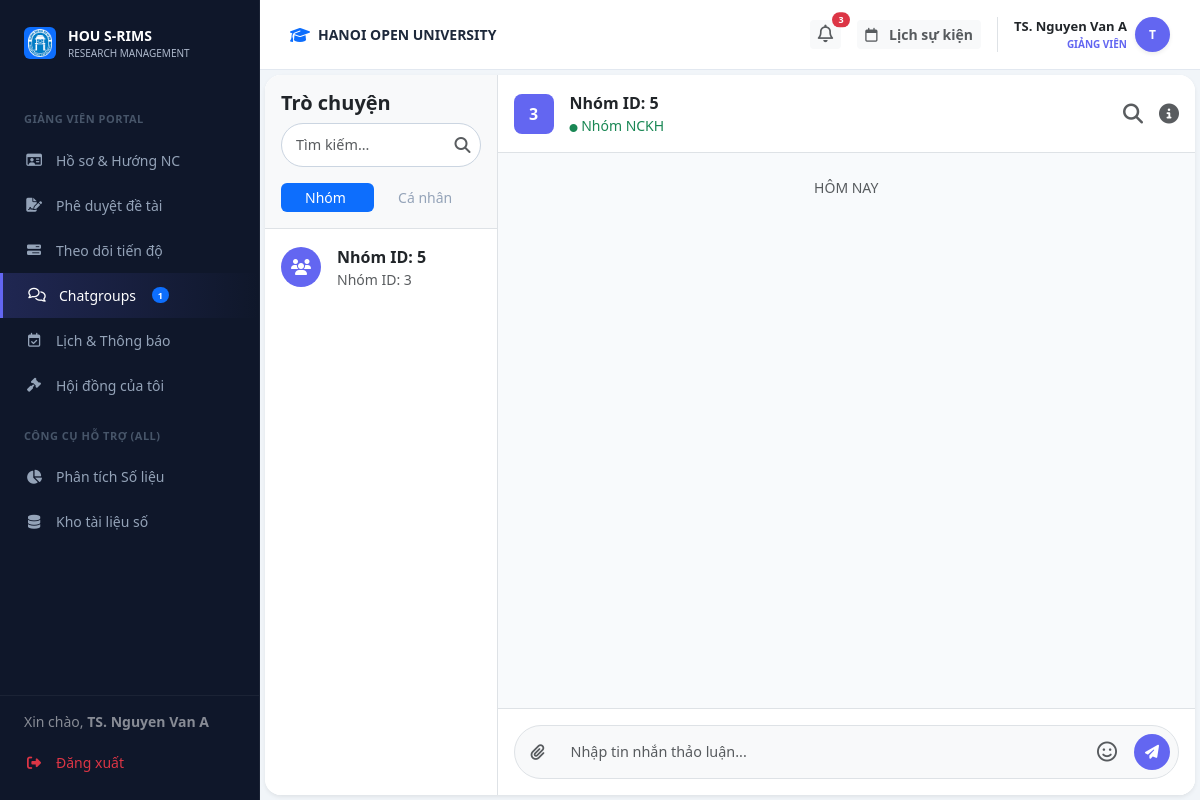
/lecturer/chat (signed in), run on the app's committed database.
### models.py (models this page shows)
class User(db.Model):
    __tablename__ = 'users'
    id = db.Column(db.Integer, primary_key=True)
    username = db.Column(db.String(50), unique=True, nullable=False)
    password_hash = db.Column(db.String(128), nullable=False)
    full_name = db.Column(db.String(100), nullable=False)
    email = db.Column(db.String(120), unique=True, nullable=False)
    phone = db.Column(db.String(20), nullable=True)
    bio = db.Column(db.Text, nullable=True)
    role = db.Column(db.String(20), nullable=False) # Admin, Lecturer, Student
    student_id = db.Column(db.String(20), nullable=True)   # MSSV for students
    faculty = db.Column(db.String(100), nullable=True)      # faculty / department
    topics_mentored = db.relationship('Topic', backref='mentor', lazy=True)
    group_memberships = db.relationship('GroupMember', backref='student', lazy=True)

class Group(db.Model):
    __tablename__ = 'groups'
    id = db.Column(db.Integer, primary_key=True)
    name = db.Column(db.String(100), nullable=False)
    batch_id = db.Column(db.Integer, db.ForeignKey('batches.id'), nullable=False)
    leader_id = db.Column(db.Integer, db.ForeignKey('users.id'), nullable=False)
    members = db.relationship('GroupMember', backref='group', lazy=True)
    topics = db.relationship('Topic', backref='group', lazy=True)

### routes/lecturer_bp.py (the view)
@lecturer_bp.route('/chat')
def chat():
    user_id = session.get('user_id')
    my_topics = Topic.query.join(Batch).filter(Topic.mentor_id == user_id, Topic.status == 'approved', Batch.status == 'active').all()
    group_ids = [t.group_id for t in my_topics if t.group_id]
    my_groups = Group.query.filter(Group.id.in_(group_ids)).all() if group_ids else []
    target_id = request.args.get('target_id')
    target_user = None
    if target_id:
        target_user = User.query.get(target_id)
    return render_template('lecturer/chat.html', my_groups=my_groups, target_user=target_user)

### templates/lecturer/chat.html (shortened to what this page needs)
{% extends "layouts/lecturer_layout.html" %}
{% block lecturer_content %}
<div id="view-l-chat" class="fade-in">
                <div class="card border-0 shadow-sm rounded-4 overflow-hidden" style="height: calc(100vh - 80px);">
                    <div class="row g-0 h-100">
                        <div class="col-md-3 border-end bg-white d-flex flex-column">
                            <div class="p-3 border-bottom bg-light">
                                <h5 class="mb-2 fw-bold">Trò chuyện</h5>
                                <div class="position-relative mb-3">
                                    <input type="text" id="user-search-input" class="form-control form-control-sm rounded-pill pe-4" placeholder="Tìm kiếm..." autocomplete="off">
                                    <i class="fa-solid fa-magnifying-glass position-absolute text-muted" style="top: 50%; right: 10px; transform: translateY(-50%);"></i>
                                </div>
                                <ul class="nav nav-pills nav-fill nav-sm" id="chat-tabs" role="tablist">
                                    <li class="nav-item" role="presentation">
                                        <button class="nav-link active py-1" id="groups-tab" data-bs-toggle="tab" data-bs-target="#groups-pane" type="button" role="tab">Nhóm</button>
                                    </li>
                                    <li class="nav-item" role="presentation">
                                        <button class="nav-link py-1" id="private-tab" data-bs-toggle="tab" data-bs-target="#private-pane" type="button" role="tab">Cá nhân</button>
                                    </li>
                                </ul>
                            </div>
                            <div class="tab-content flex-grow-1 overflow-hidden d-flex flex-column">
                                <div class="tab-pane fade show active flex-grow-1 overflow-auto" id="groups-pane" role="tabpanel">
                                    <div class="list-group list-group-flush">
                                    {% if my_groups %}
                                        {% for g in my_groups %}
                                        <a href="#" class="list-group-item list-group-item-action border-0 p-3 chat-group-item" data-group-id="{{ g.id }}" onclick="updateChatHeader('{{ g.name }}', {{ g.id }})">
                                            <div class="d-flex align-items-center gap-3">
                                                <div class="bg-primary text-white rounded-circle d-flex align-items-center justify-content-center flex-shrink-0" style="width: 40px; height: 40px; background-color: #6366f1 !important;"><i class="fa-solid fa-users"></i></div>
                                                <div class="overflow-hidden">
                                                    <div class="d-flex justify-content-between">
                                                        <span class="fw-bold text-dark text-truncate">{{ g.name }}</span>
                                                    </div>
                                                    <small class="text-muted text-truncate d-block">Nhóm ID: {{ g.id }}</small>
                                                </div>
                                            </div>
                                        </a>
                                        {% endfor %}
                                    {% else %}
                                        <div class="text-muted small text-center p-4">Bạn chưa tham gia nhóm nào.</div>
                                    {% endif %}
                                    </div>
                                </div>
                            </div>
                        </div>
                        <div id="main-chat-area" class="col-md-9 d-flex flex-column bg-white h-100 transition-all">
                            <div class="p-3 border-bottom d-flex justify-content-between align-items-center">
                                <div class="d-flex align-items-center gap-3">
                                    <div class="bg-primary text-white rounded-3 d-flex align-items-center justify-content-center fw-bold" id="chat-header-avatar" style="width: 40px; height: 40px; background-color: #6366f1 !important;">{{ my_groups[0].id if my_groups else '?' }}</div>
                                    <div><div class="fw-bold" id="chat-header-name">{{ my_groups[0].name if my_groups else 'Chưa có nhóm' }}</div><div class="small text-success"><i class="fa-solid fa-circle" style="font-size: 8px;"></i> Nhóm NCKH</div></div>
                                </div>
                                <div class="d-flex align-items-center gap-3 text-muted fs-5">
                                    <i class="fa-solid fa-magnifying-glass cursor-pointer" id="chat-search-btn" title="Tìm kiếm"></i>
                                    <i class="fa-solid fa-circle-info cursor-pointer" id="chat-info-btn" title="Thông tin hội thoại"></i>
                                </div>
                            </div>
                            <div id="chat-messages-container" class="flex-grow-1 p-4 chat-scroll" style="background-color: #f8fafc; overflow-y: auto;">
                                <div class="text-center small text-muted mb-4">HÔM NAY</div>
                            </div>
                            <div class="p-3 bg-white border-top">
                                <div class="input-group bg-light rounded-pill p-1 border">
                                    <button class="btn btn-link text-muted" onclick="document.getElementById('chat-file-input').click()"><i class="fa-solid fa-paperclip"></i></button>
                                    <input type="text" id="chat-input-field" class="form-control border-0 bg-transparent shadow-none" placeholder="Nhập tin nhắn thảo luận...">
                                    <div class="position-relative">
                                        <button class="btn btn-link text-muted fs-5" id="emoji-picker-btn" title="Gửi Emoji/Sticker"><i class="fa-regular fa-face-smile"></i></button>
                                    </div>
                                    <button id="chat-send-btn" class="btn btn-primary rounded-circle m-1 d-flex align-items-center justify-content-center" style="width: 36px; height: 36px; background-color: #6366f1; border: none;" onclick="sendChatMessage(activeChatId)"><i class="fa-solid fa-paper-plane text-white" style="font-size: 14px;"></i></button>
                                </div>
                            </div>
                        </div>
                    </div>
                </div>
        </div>
{% endblock %}

### templates/layouts/lecturer_layout.html (shortened to what this page needs)
{% extends "base.html" %}
{% block content %}
        <div class="top-bar">
            <div class="d-flex align-items-center gap-2">
                <i class="fa-solid fa-graduation-cap text-primary"></i>
                <span class="fw-bold text-uppercase small">HANOI OPEN UNIVERSITY</span>
            </div>
            <div class="d-flex align-items-center gap-3">
                <div class="dropdown">
                    <button class="btn btn-light border-0 btn-sm fw-bold text-muted position-relative" type="button" data-bs-toggle="dropdown" aria-expanded="false">
                        <i class="fa-regular fa-bell" style="font-size: 1.1rem;"></i>
                        {% set unread_count = notifications|selectattr('is_read', 'equalto', false)|list|length %}
                        {% if unread_count > 0 %}
                        <span class="position-absolute top-0 start-100 translate-middle badge rounded-pill bg-danger" style="font-size: 9px; min-width: 18px;">
                            {{ unread_count }}
                        </span>
                        {% endif %}
                    </button>
                </div>
                <a class="btn btn-light border-0 btn-sm fw-bold text-muted" href="/lecturer/calendar">
                    <i class="fa-regular fa-calendar me-2"></i> Lịch sự kiện
                </a>
                <div class="dropdown border-start ps-3">
                    <div class="d-flex align-items-center gap-2 cursor-pointer dropdown-toggle no-arrow" data-bs-toggle="dropdown">
                        <div class="text-end">
                            <div class="fw-bold text-dark" style="font-size: 13px;">
                                {{ current_user.full_name if current_user else 'Giảng Viên' }}
                            </div>
                            <div class="fw-bold text-uppercase" style="font-size: 10px; color: #6366f1 !important;">
                                GIẢNG VIÊN
                            </div>
                        </div>
                        <div class="rounded-circle text-white d-flex align-items-center justify-content-center fw-bold shadow-sm" style="width: 35px; height: 35px; font-size: 12px; background: #6366f1 !important;">
                            {{ current_user.full_name[0] | upper if current_user and current_user.full_name else 'G' }}
                        </div>
                    </div>
                </div>
            </div>
        </div>
    <div class="content-area flex-grow-1 d-flex flex-column">
<div class="content-body flex-grow-1 d-flex flex-column">
{% block lecturer_content %}{% endblock %}
</div>
</div>
                            {% set has_topic = false %}
{% endblock %}

### templates/components/sidebar.html (shortened to what this page needs)
<div class="sidebar">
    <div class="sidebar-logo">
        <div class="d-flex align-items-center justify-content-center bg-primary rounded p-1" style="width: 32px; height: 32px;">
            <img src="{{ url_for('static', filename='assets/images/logo.png') }}" alt="" style="max-width:100%;">
        </div>
        <div>
            <div class="fw-bold text-white" style="font-size: 14px;">HOU S-RIMS</div>
            <div style="font-size: 10px; color: #aeb9cc;">RESEARCH MANAGEMENT</div>
        </div>
    </div>
    <div class="sidebar-menu-wrapper" style="flex: 1; overflow-y: auto; padding-bottom: 100px;">
    {% if session.get('role') == 'lecturer' %}
    <div class="menu-category">GIẢNG VIÊN PORTAL</div>
    <a href="{{ url_for('lecturer.dashboard') }}" class="nav-link {{ 'active-purple' if request.endpoint == 'lecturer.dashboard' else '' }}">
        <i class="fa-regular fa-id-card"></i> Hồ sơ & Hướng NC
    </a>
    <a href="{{ url_for('lecturer.approve') }}" class="nav-link {{ 'active-purple' if request.endpoint == 'lecturer.approve' else '' }}">
        <i class="fa-solid fa-file-signature"></i> Phê duyệt đề tài
    </a>
    <a href="{{ url_for('lecturer.progress') }}" class="nav-link {{ 'active-purple' if request.endpoint == 'lecturer.progress' else '' }}">
        <i class="fa-solid fa-bars-progress"></i> Theo dõi tiến độ
    </a>
    <a href="{{ url_for('lecturer.chat') }}" class="nav-link {{ 'active-purple' if request.endpoint == 'lecturer.chat' else '' }}">
        <i class="fa-regular fa-comments"></i> Chatgroups
        {% set group_count = global_my_groups_count if global_my_groups_count is defined else (my_groups | length if my_groups is defined else 0) %}
        {% if group_count > 0 %}<span class="badge bg-primary rounded-pill ms-1" style="font-size: 9px;">{{ group_count }}</span>{% endif %}
    </a>
    <a href="{{ url_for('lecturer.calendar') }}" class="nav-link {{ 'active-purple' if request.endpoint == 'lecturer.calendar' else '' }}">
        <i class="fa-regular fa-calendar-check"></i> Lịch & Thông báo
    </a>
    <a href="{{ url_for('lecturer.council') }}" class="nav-link {{ 'active-purple' if request.endpoint == 'lecturer.council' else '' }}">
        <i class="fa-solid fa-gavel"></i> Hội đồng của tôi
    </a>
    {% endif %}
    <div class="menu-category">CÔNG CỤ HỖ TRỢ (ALL)</div>
    <a href="{{ url_for('web.analysis_page') }}" class="nav-link {{ 'active-main' if request.endpoint == 'web.analysis_page' else '' }}">
        <i class="fa-solid fa-chart-pie"></i> Phân tích Số liệu
    </a>
    <a href="{{ url_for('web.repository_page') }}" class="nav-link {{ 'active-main' if request.endpoint == 'web.repository_page' else '' }}">
        <i class="fa-solid fa-database"></i> Kho tài liệu số
    </a>
    </div>
    <div class="sidebar-footer" style="position: absolute; bottom: 0; left: 0; right: 0; background: var(--sidebar-bg); border-top: 1px solid rgba(255,255,255,0.05); padding: 15px 0;">
        <div class="px-4 mb-2 text-white small opacity-50">
            Xin chào, <strong>{{ session.get('user_name', 'Khách') }}</strong>
        </div>
        <a href="{{ url_for('auth.logout') }}" class="nav-link text-danger">
            <i class="fa-solid fa-right-from-bracket"></i> Đăng xuất
        </a>
    </div>
</div>

### data on the page
User: get "TS. Nguyen Van A", full_name "TS. Nguyen Van A", full_name "T"
Group: name "Nhóm ID: 5", id "3"

### other printed values
{{ group_count }} "1"
{{ unread_count }} "3"
